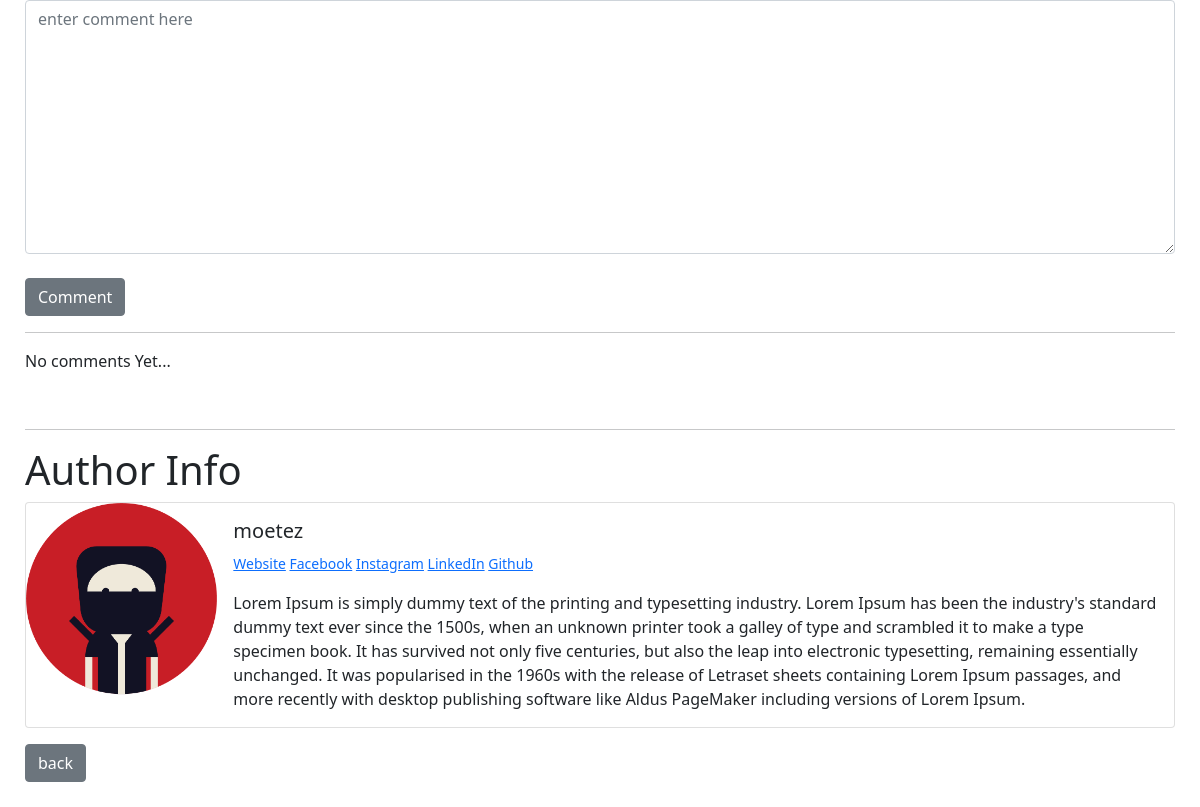
Before: /blog/9 (lower part) with the older database file.
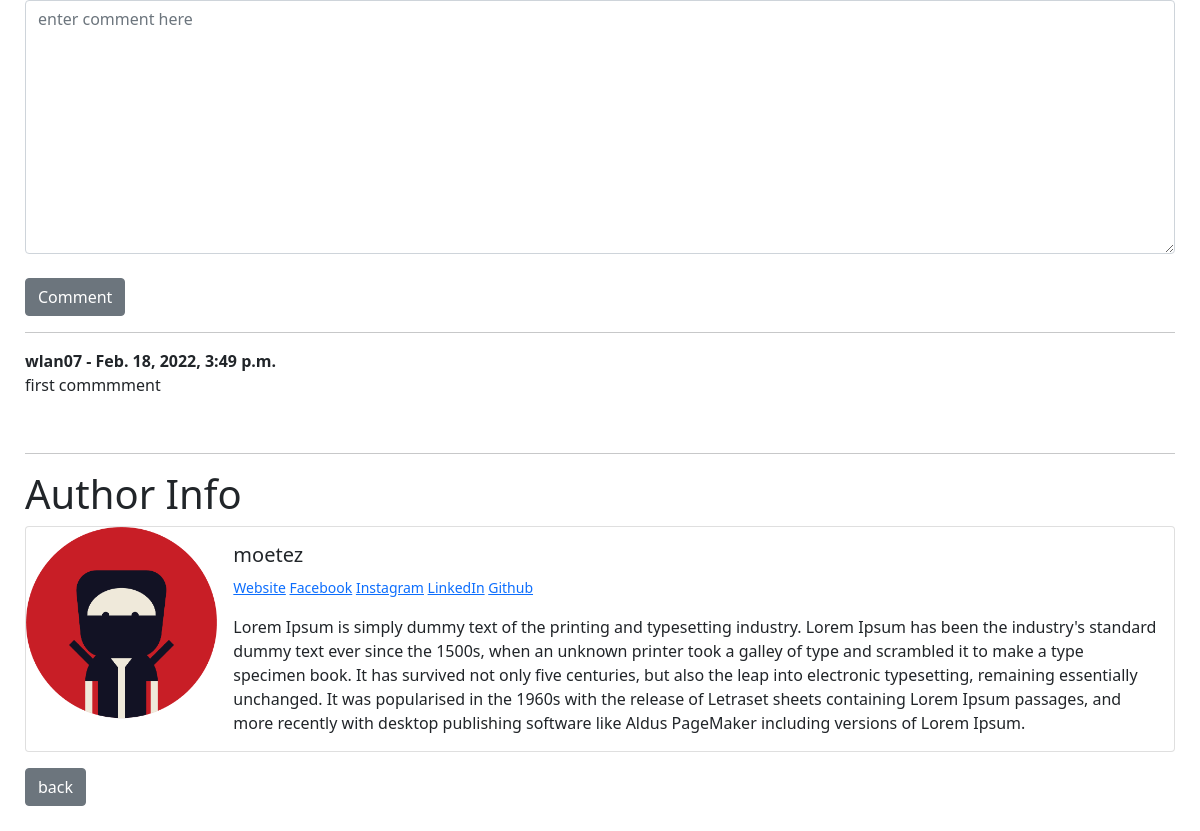
After: the same page with the newer database file.
### myblogapp/models.py (models this page shows, shortened)
class Comment(models.Model):
    post = models.ForeignKey(Post,
                             models.CASCADE, related_name="comments")
    name = models.CharField(max_length=255)
    body = models.TextField()
    date_added = models.DateTimeField(auto_now_add=True)

### myblogapp/views.py (the view)
# urls.py: path('blog/<int:pk>', BlogDetailView.as_view(), name="detail-post"),
class BlogDetailView(DetailView):
    model = Post
    template_name = 'myblogapp/details_post.html'

### myblogapp/models.py (called while the page is built)
    def count_likes(self):
        return self.likes.count()

### myblogapp/templates/myblogapp/details_post.html (shortened to what this page needs)
{% include 'myblogapp/base.html'%}
{% load static %}
{%block content%}
<form action="{% url 'comment-post' post.pk %}" method="post" id="comment-form">
    <textarea placeholder="enter comment here" class="form-control" name="comment" form="comment-form"
        rows="10"></textarea>
    <br>
    <button type="submit" name="post_id" value="{{post.id}}" class="btn btn-secondary">Comment</button>
</form>
<hr>
{%if post.comments.all%}
{%for comment in post.comments.all%}
<strong>{{comment.name}} - {{comment.date_added}}</strong>
<p>{{comment.body}}</p>
{%endfor%}
{%else%}
<p>No comments Yet...</p>
{%endif%}
<hr>
{%if post.author.profile %}
<h1>Author Info</h1>
<div class="card mb-3">
    <div class="row g-0">
        <div class="col-md-2">
            {% if post.author.profile.profile_pic %}
            <img src="{{post.author.profile.profile_pic.url}}" class="img-fluid rounded-start">
            {%else%}
            <img src="{% static 'myblogapp\images\default_profile_pic.jpg' %}" class="img-fluid rounded-start">
            {%endif%}
        </div>
        <div class="col-md-10">
            <div class="card-body">
                <h5 class="card-title">{{post.author}}</h5>
                <p class="card-text"><small class="text-muted">
                        {% if post.author.profile.website_url %}
                        <a href="{{post.author.profile.website_url}}">Website</a>
                        {%endif%}
                        {% if post.author.profile.fb_url %}
                        <a href="{{post.author.profile.fb_url}}">Facebook</a>
                        {%endif%}
                        {% if post.author.profile.instagram_url %}
                        <a href="{{post.author.profile.instagram_url}}">Instagram</a>
                        {%endif%}
                        {% if post.author.profile.linkedIn_url %}
                        <a href="{{post.author.profile.linkedIn_url}}">LinkedIn</a>
                        {%endif%}
                        {% if post.author.profile.github_url %}
                        <a href="{{post.author.profile.github_url}}">Github</a>
                        {%endif%}
                    </small></p>
                <p class="card-text">{{post.author.profile.bio}}</p>
            </div>
        </div>
    </div>
</div>
{%endif%}
<a href="{% url 'home' %}" class='btn btn-secondary'>back</a>
{% endblock %}

Changed rows visible on the page:
added Comment: name "wlan07", date_added "Feb. 18, 2022, 3:49 p.m.", body "first commmment"
Other visible differences:
text no longer shown: "No comments Yet..."
